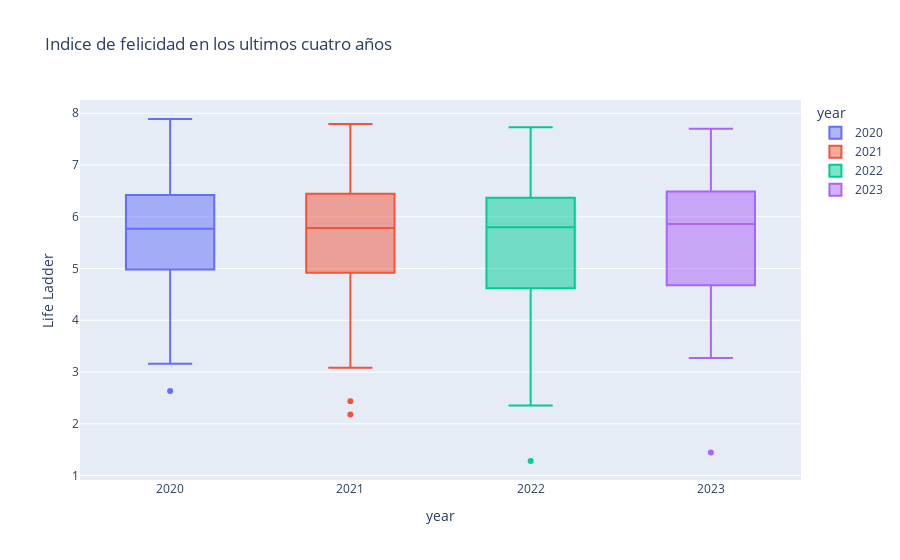

Here is the notebook cell this chart was saved with:
### Code cell
# Eliminamos todas las columnas excepto las primeras 3
happynes_data_last_years = world_happiness_data.iloc[:, :3]

# Filtramos las filas donde el año sea 2023 o 2022
happynes_data_last_years = happynes_data_last_years[happynes_data_last_years['year'].isin([2020, 2021, 2022, 2023])]
fig = px.box(happynes_data_last_years, 
             x="year", 
             y="Life Ladder",
             color="year",
             title='Indice de felicidad en los ultimos cuatro años',
             hover_data=["Country name"])

# Mostrar el gráfico
fig.show()

### Figure 1 — Plotly figure (JSON) as saved in the notebook; plotly's stock layout.template omitted (floating-point values rounded to 4 significant figures; data arrays with more than 128 entries replaced by an {"elided": "..."} marker saying what was removed)
{"data": [{"alignmentgroup": "True", "customdata": [["Australia"], ["Austria"], ["Mongolia"], ["Montenegro"], ["Zambia"], ["Algeria"], ["Congo (Brazzaville)"], ["Ivory Coast"], ["Italy"], ["Argentina"], ["Cyprus"], ["Venezuela"], ["Romania"], ["Portugal"], ["Morocco"], ["Poland"], ["Zimbabwe"], ["Slovakia"], ["Kosovo"], ["Guinea"], ["Benin"], ["Nepal"], ["Mauritius"], ["Bosnia and Herzegovina"], ["Germany"], ["Greece"], ["Ecuador"], ["Norway"], ["North Macedonia"], ["Lebanon"], ["Tunisia"], ["Serbia"], ["Malaysia"], ["China"], ["Denmark"], ["Sweden"], ["Belgium"], ["Ukraine"], ["Bulgaria"], ["Uganda"], ["Brazil"], ["Georgia"], ["Ghana"], ["Slovenia"], ["United Arab Emirates"], ["Bolivia"], ["United States"], ["United Kingdom"], ["Kenya"], ["Paraguay"], ["Senegal"], ["Hong Kong S.A.R. of China"], ["Iceland"], ["Namibia"], ["Thailand"], ["Colombia"], ["Tanzania"], ["Nigeria"], ["Dominican Republic"], ["Myanmar"], ["Pakistan"], ["Kyrgyzstan"], ["Chile"], ["El Salvador"], ["Sri Lanka"], ["Egypt"], ["Mexico"], ["Hungary"], ["Indonesia"], ["Saudi Arabia"], ["India"], ["Kazakhstan"], ["Uzbekistan"], ["Bangladesh"], ["South Korea"], ["South Africa"], ["Gabon"], ["Malta"], ["Netherlands"], ["Burkina Faso"], ["Uruguay"], ["Peru"], ["Nicaragua"], ["Taiwan Province of China"], ["Switzerland"], ["Czechia"], ["Jordan"], ["Laos"], ["Mali"], ["New Zealand"], ["Canada"], ["Estonia"], ["Finland"], ["Spain"], ["France"], ["Iran"], ["Russia"], ["Ireland"], ["Iraq"], ["Moldova"], ["Bahrain"], ["Philippines"], ["Vietnam"], ["Jamaica"], ["Ethiopia"], ["Cameroon"], ["Türkiye"], ["Cambodia"], ["Latvia"], ["Japan"], ["Israel"], ["Croatia"], ["Tajikistan"], ["Costa Rica"], ["Lithuania"], ["Albania"]], "hovertemplate": "year=%{x}<br>Life Ladder=%{y}<br>Country name=%{customdata[0]}<extra></extra>", "legendgroup": "2020", "marker": {"color": "#636efa"}, "name": "2020", "notched": false, "offsetgroup": "2020", "orientation": "v", "showlegend": true, "type": "box", "x": [2020, 2020, 2020, 2020, 2020, 2020, 2020, 2020, 2020, 2020, 2020, 2020, 2020, 2020, 2020, 2020, 2020, 2020, 2020, 2020, 2020, 2020, 2020, 2020, 2020, 2020, 2020, 2020, 2020, 2020, 2020, 2020, 2020, 2020, 2020, 2020, 2020, 2020, 2020, 2020, 2020, 2020, 2020, 2020, 2020, 2020, 2020, 2020, 2020, 2020, 2020, 2020, 2020, 2020, 2020, 2020, 2020, 2020, 2020, 2020, 2020, 2020, 2020, 2020, 2020, 2020, 2020, 2020, 2020, 2020, 2020, 2020, 2020, 2020, 2020, 2020, 2020, 2020, 2020, 2020, 2020, 2020, 2020, 2020, 2020, 2020, 2020, 2020, 2020, 2020, 2020, 2020, 2020, 2020, 2020, 2020, 2020, 2020, 2020, 2020, 2020, 2020, 2020, 2020, 2020, 2020, 2020, 2020, 2020, 2020, 2020, 2020, 2020, 2020, 2020, 2020], "x0": " ", "xaxis": "x", "y": [7.137, 7.213, 6.011, 5.722, 4.838, 5.438, 5.079, 5.257, 6.488, 5.901, 6.26, 4.574, 6.785, 5.768, 4.803, 6.139, 3.16, 6.519, 6.294, 4.972, 4.408, 5.982, 6.015, 5.516, 7.312, 5.788, 5.354, 7.29, 5.054, 2.634, 4.731, 6.042, 6.014, 5.771, 7.515, 7.314, 6.839, 5.27, 5.598, 4.641, 6.11, 5.123, 5.319, 6.462, 6.458, 5.559, 7.028, 6.798, 4.547, 5.501, 4.757, 5.295, 7.575, 4.451, 5.885, 5.709, 3.786, 5.503, 5.168, 4.431, 4.624, 6.25, 6.151, 5.462, 4.778, 4.472, 5.964, 6.038, 4.828, 6.56, 4.224, 6.168, 5.842, 5.28, 5.793, 4.947, 4.887, 6.157, 7.504, 4.64, 6.31, 4.994, 6.287, 6.751, 7.508, 6.897, 4.094, 5.284, 4.269, 7.257, 7.025, 6.453, 7.889, 6.502, 6.714, 4.865, 5.495, 7.035, 4.785, 5.812, 6.173, 5.08, 5.462, 5.425, 4.549, 5.241, 4.862, 4.377, 6.229, 6.118, 7.195, 6.508, 5.373, 6.338, 6.391, 5.365], "y0": " ", "yaxis": "y"}, {"alignmentgroup": "True", "customdata": [["Afghanistan"], ["Zambia"], ["Algeria"], ["Congo (Brazzaville)"], ["Italy"], ["Argentina"], ["Vietnam"], ["Jamaica"], ["Cameroon"], ["Türkiye"], ["Cambodia"], ["Latvia"], ["Laos"], ["Mali"], ["Canada"], ["Spain"], ["France"], ["South Korea"], ["Finland"], ["South Africa"], ["Gabon"], ["Malta"], ["Netherlands"], ["Burkina Faso"], ["Kyrgyzstan"], ["Pakistan"], ["Chile"], ["Malaysia"], ["El Salvador"], ["Sri Lanka"], ["Egypt"], ["Estonia"], ["Bulgaria"], ["Uganda"], ["Brazil"], ["Georgia"], ["Ghana"], ["Slovenia"], ["United Arab Emirates"], ["Bolivia"], ["Ukraine"], ["Germany"], ["Greece"], ["Dominican Republic"], ["Norway"], ["North Macedonia"], ["Lebanon"], ["Tunisia"], ["Slovakia"], ["Singapore"], ["Kosovo"], ["Panama"], ["Nepal"], ["Mauritius"], ["Bosnia and Herzegovina"], ["Sierra Leone"], ["Honduras"], ["Serbia"], ["Malawi"], ["New Zealand"], ["China"], ["Togo"], ["Sweden"], ["Ecuador"], ["Guinea"], ["United States"], ["United Kingdom"], ["Benin"], ["Kenya"], ["Paraguay"], ["Kazakhstan"], ["Hong Kong S.A.R. of China"], ["Senegal"], ["Iceland"], ["Hungary"], ["Namibia"], ["Myanmar"], ["Colombia"], ["Tanzania"], ["Nigeria"], ["Denmark"], ["Mexico"], ["Belgium"], ["Saudi Arabia"], ["India"], ["Uzbekistan"], ["Bangladesh"], ["Uruguay"], ["Peru"], ["Jordan"], ["Nicaragua"], ["Taiwan Province of China"], ["Croatia"], ["Switzerland"], ["Czechia"], ["Thailand"], ["Iran"], ["Russia"], ["Indonesia"], ["Iraq"], ["Moldova"], ["Mozambique"], ["Philippines"], ["Japan"], ["Israel"], ["Armenia"], ["Tajikistan"], ["Costa Rica"], ["Lithuania"], ["Cyprus"], ["Austria"], ["Venezuela"], ["Australia"], ["Romania"], ["Ireland"], ["Portugal"], ["Ivory Coast"], ["Morocco"], ["Mongolia"], ["Poland"], ["Zimbabwe"], ["Albania"]], "hovertemplate": "year=%{x}<br>Life Ladder=%{y}<br>Country name=%{customdata[0]}<extra></extra>", "legendgroup": "2021", "marker": {"color": "#EF553B"}, "name": "2021", "notched": false, "offsetgroup": "2021", "orientation": "v", "showlegend": true, "type": "box", "x": [2021, 2021, 2021, 2021, 2021, 2021, 2021, 2021, 2021, 2021, 2021, 2021, 2021, 2021, 2021, 2021, 2021, 2021, 2021, 2021, 2021, 2021, 2021, 2021, 2021, 2021, 2021, 2021, 2021, 2021, 2021, 2021, 2021, 2021, 2021, 2021, 2021, 2021, 2021, 2021, 2021, 2021, 2021, 2021, 2021, 2021, 2021, 2021, 2021, 2021, 2021, 2021, 2021, 2021, 2021, 2021, 2021, 2021, 2021, 2021, 2021, 2021, 2021, 2021, 2021, 2021, 2021, 2021, 2021, 2021, 2021, 2021, 2021, 2021, 2021, 2021, 2021, 2021, 2021, 2021, 2021, 2021, 2021, 2021, 2021, 2021, 2021, 2021, 2021, 2021, 2021, 2021, 2021, 2021, 2021, 2021, 2021, 2021, 2021, 2021, 2021, 2021, 2021, 2021, 2021, 2021, 2021, 2021, 2021, 2021, 2021, 2021, 2021, 2021, 2021, 2021, 2021, 2021, 2021, 2021, 2021, 2021], "x0": " ", "xaxis": "x", "y": [2.436, 3.082, 5.217, 4.921, 6.467, 5.908, 5.54, 5.814, 4.963, 4.367, 4.555, 6.353, 4.927, 4.113, 6.939, 6.47, 6.656, 6.113, 7.794, 5.599, 5.075, 6.444, 7.314, 4.636, 5.564, 4.487, 6.436, 6.01, 6.431, 4.103, 4.026, 6.554, 5.422, 4.225, 6.01, 4.911, 4.378, 6.761, 6.733, 5.569, 5.311, 6.755, 6.104, 6.031, 7.362, 5.535, 2.179, 4.499, 6.419, 6.587, 6.648, 6.553, 4.622, 5.949, 5.749, 3.714, 6.114, 6.245, 3.635, 7.137, 5.863, 4.037, 7.439, 5.435, 4.945, 6.959, 6.867, 4.493, 4.465, 5.576, 6.26, 5.322, 4.903, 7.565, 6.227, 4.491, 4.314, 5.29, 3.681, 4.479, 7.699, 5.991, 6.882, 6.445, 3.558, 6.185, 4.123, 6.502, 5.694, 3.909, 6.095, 6.247, 6.287, 7.328, 6.942, 5.638, 4.788, 5.448, 5.433, 5.094, 5.959, 5.178, 5.965, 6.091, 7.578, 5.301, 5.287, 6.408, 6.865, 6.269, 7.08, 5.108, 7.112, 6.549, 6.828, 6.183, 5.056, 5.326, 5.721, 5.978, 3.155, 5.255], "y0": " ", "yaxis": "y"}, {"alignmentgroup": "True", "customdata": {"elided": "140x1 str values"}, "hovertemplate": "year=%{x}<br>Life Ladder=%{y}<br>Country name=%{customdata[0]}<extra></extra>", "legendgroup": "2022", "marker": {"color": "#00cc96"}, "name": "2022", "notched": false, "offsetgroup": "2022", "orientation": "v", "showlegend": true, "type": "box", "x": {"elided": "140 int values"}, "x0": " ", "xaxis": "x", "y": {"elided": "140 float values"}, "y0": " ", "yaxis": "y"}, {"alignmentgroup": "True", "customdata": {"elided": "138x1 str values"}, "hovertemplate": "year=%{x}<br>Life Ladder=%{y}<br>Country name=%{customdata[0]}<extra></extra>", "legendgroup": "2023", "marker": {"color": "#ab63fa"}, "name": "2023", "notched": false, "offsetgroup": "2023", "orientation": "v", "showlegend": true, "type": "box", "x": {"elided": "138 int values"}, "x0": " ", "xaxis": "x", "y": {"elided": "138 float values"}, "y0": " ", "yaxis": "y"}], "layout": {"boxmode": "overlay", "legend": {"title": {"text": "year"}, "tracegroupgap": 0}, "title": {"text": "Indice de felicidad en los ultimos cuatro años"}, "xaxis": {"anchor": "y", "categoryarray": [2020, 2021, 2022, 2023], "categoryorder": "array", "domain": [0, 1], "title": {"text": "year"}}, "yaxis": {"anchor": "x", "domain": [0, 1], "title": {"text": "Life Ladder"}}}}
